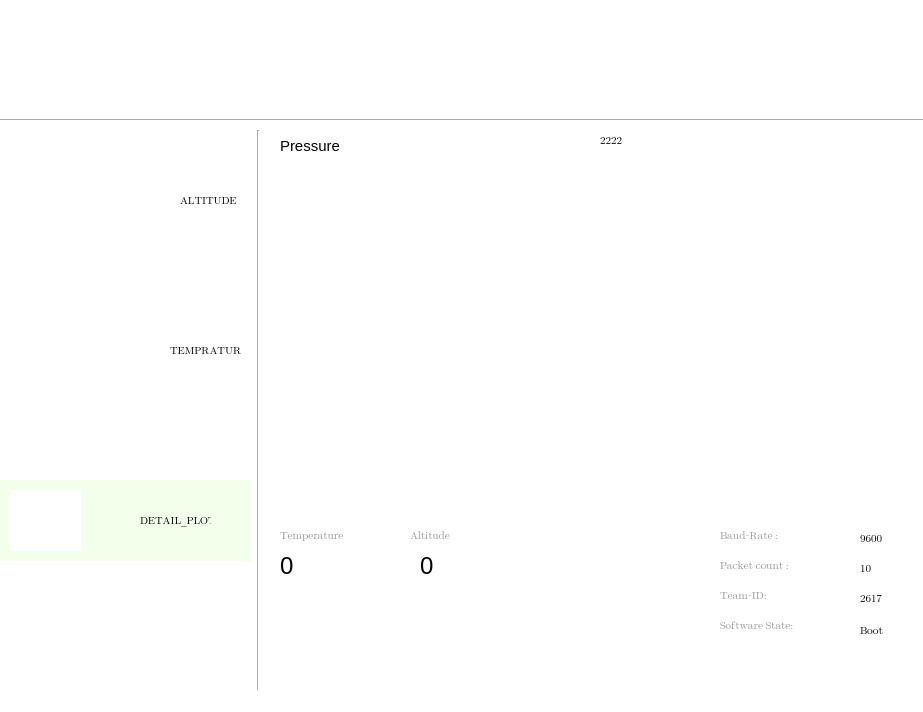
<?xml version="1.0" encoding="UTF-8"?>
<ui version="4.0">
 <class>MainWindow</class>
 <widget class="QMainWindow" name="MainWindow">
  <property name="geometry">
   <rect>
    <x>0</x>
    <y>0</y>
    <width>923</width>
    <height>712</height>
   </rect>
  </property>
  <property name="font">
   <font>
    <family>Segoe UI Emoji</family>
    <pointsize>8</pointsize>
    <weight>50</weight>
    <italic>false</italic>
    <bold>false</bold>
   </font>
  </property>
  <property name="windowTitle">
   <string>SEDS #2617</string>
  </property>
  <property name="windowIcon">
   <iconset>
    <normaloff>../images/FLAG.png</normaloff>../images/FLAG.png</iconset>
  </property>
  <property name="styleSheet">
   <string notr="true">background-color: rgb(255, 255, 255);
font: 8pt &quot;Segoe UI Emoji&quot;;
border-color: qlineargradient(spread:pad, x1:0.972, y1:1, x2:1, y2:0, stop:0 rgba(0, 73, 0, 111), stop:1 rgba(255, 255, 255, 255));</string>
  </property>
  <widget class="QWidget" name="centralwidget">
   <widget class="Line" name="line">
    <property name="geometry">
     <rect>
      <x>0</x>
      <y>110</y>
      <width>1371</width>
      <height>20</height>
     </rect>
    </property>
    <property name="orientation">
     <enum>Qt::Horizontal</enum>
    </property>
   </widget>
   <widget class="QWidget" name="horizontalLayoutWidget">
    <property name="geometry">
     <rect>
      <x>10</x>
      <y>140</y>
      <width>151</width>
      <height>111</height>
     </rect>
    </property>
    <layout class="QHBoxLayout" name="altitude">
     <item>
      <widget class="QWidget" name="widget_3" native="true"/>
     </item>
    </layout>
   </widget>
   <widget class="QWidget" name="horizontalLayoutWidget_2">
    <property name="geometry">
     <rect>
      <x>10</x>
      <y>300</y>
      <width>151</width>
      <height>111</height>
     </rect>
    </property>
    <layout class="QHBoxLayout" name="temp">
     <item>
      <widget class="QWidget" name="widget_2" native="true">
       <widget class="QLabel" name="label_23">
        <property name="geometry">
         <rect>
          <x>100</x>
          <y>-90</y>
          <width>211</width>
          <height>101</height>
         </rect>
        </property>
        <property name="styleSheet">
         <string notr="true"/>
        </property>
        <property name="text">
         <string/>
        </property>
       </widget>
      </widget>
     </item>
    </layout>
   </widget>
   <widget class="QWidget" name="horizontalLayoutWidget_3">
    <property name="geometry">
     <rect>
      <x>270</x>
      <y>160</y>
      <width>631</width>
      <height>351</height>
     </rect>
    </property>
    <layout class="QHBoxLayout" name="real_display">
     <item>
      <widget class="QWidget" name="widget" native="true">
       <property name="sizePolicy">
        <sizepolicy hsizetype="Expanding" vsizetype="Expanding">
         <horstretch>0</horstretch>
         <verstretch>0</verstretch>
        </sizepolicy>
       </property>
       <property name="autoFillBackground">
        <bool>false</bool>
       </property>
      </widget>
     </item>
    </layout>
   </widget>
   <widget class="Line" name="line_2">
    <property name="geometry">
     <rect>
      <x>250</x>
      <y>130</y>
      <width>16</width>
      <height>621</height>
     </rect>
    </property>
    <property name="orientation">
     <enum>Qt::Vertical</enum>
    </property>
   </widget>
   <widget class="QLabel" name="label">
    <property name="geometry">
     <rect>
      <x>170</x>
      <y>0</y>
      <width>301</width>
      <height>111</height>
     </rect>
    </property>
    <property name="text">
     <string/>
    </property>
    <property name="pixmap">
     <pixmap>../images/tt2.png</pixmap>
    </property>
   </widget>
   <widget class="QLabel" name="label_2">
    <property name="geometry">
     <rect>
      <x>470</x>
      <y>10</y>
      <width>131</width>
      <height>101</height>
     </rect>
    </property>
    <property name="text">
     <string/>
    </property>
    <property name="pixmap">
     <pixmap>../images/tt6-1.png</pixmap>
    </property>
   </widget>
   <widget class="QLabel" name="label_5">
    <property name="geometry">
     <rect>
      <x>0</x>
      <y>-10</y>
      <width>181</width>
      <height>121</height>
     </rect>
    </property>
    <property name="text">
     <string/>
    </property>
    <property name="pixmap">
     <pixmap>../images/FLAG.png</pixmap>
    </property>
   </widget>
   <widget class="QLabel" name="label_10">
    <property name="geometry">
     <rect>
      <x>0</x>
      <y>480</y>
      <width>251</width>
      <height>81</height>
     </rect>
    </property>
    <property name="styleSheet">
     <string notr="true">background-color: rgb(243, 255, 235);</string>
    </property>
    <property name="text">
     <string/>
    </property>
   </widget>
   <widget class="QLabel" name="label_21">
    <property name="geometry">
     <rect>
      <x>10</x>
      <y>490</y>
      <width>71</width>
      <height>61</height>
     </rect>
    </property>
    <property name="text">
     <string/>
    </property>
    <property name="pixmap">
     <pixmap>../images/tt.png</pixmap>
    </property>
   </widget>
   <widget class="QLabel" name="label_17">
    <property name="geometry">
     <rect>
      <x>0</x>
      <y>130</y>
      <width>250</width>
      <height>130</height>
     </rect>
    </property>
    <property name="styleSheet">
     <string notr="true"/>
    </property>
    <property name="text">
     <string/>
    </property>
   </widget>
   <widget class="QLabel" name="label_24">
    <property name="geometry">
     <rect>
      <x>0</x>
      <y>290</y>
      <width>250</width>
      <height>130</height>
     </rect>
    </property>
    <property name="styleSheet">
     <string notr="true"/>
    </property>
    <property name="text">
     <string/>
    </property>
   </widget>
   <widget class="QLabel" name="label_15">
    <property name="geometry">
     <rect>
      <x>170</x>
      <y>340</y>
      <width>71</width>
      <height>21</height>
     </rect>
    </property>
    <property name="font">
     <font>
      <family>Segoe UI Emoji</family>
      <pointsize>8</pointsize>
      <weight>50</weight>
      <italic>false</italic>
      <bold>false</bold>
     </font>
    </property>
    <property name="text">
     <string>TEMPRATURE</string>
    </property>
   </widget>
   <widget class="QLabel" name="Packet_count_2">
    <property name="geometry">
     <rect>
      <x>720</x>
      <y>610</y>
      <width>131</width>
      <height>31</height>
     </rect>
    </property>
    <property name="font">
     <font>
      <family>Segoe UI Emoji</family>
      <pointsize>8</pointsize>
      <weight>50</weight>
      <italic>false</italic>
      <bold>false</bold>
     </font>
    </property>
    <property name="text">
     <string>&lt;html&gt;&lt;head/&gt;&lt;body&gt;&lt;p&gt;&lt;span style=&quot; color:#969696;&quot;&gt;Software State:&lt;/span&gt;&lt;/p&gt;&lt;/body&gt;&lt;/html&gt;</string>
    </property>
   </widget>
   <widget class="QLabel" name="software_state">
    <property name="geometry">
     <rect>
      <x>860</x>
      <y>620</y>
      <width>61</width>
      <height>20</height>
     </rect>
    </property>
    <property name="font">
     <font>
      <family>Segoe UI Emoji</family>
      <pointsize>8</pointsize>
      <weight>50</weight>
      <italic>false</italic>
      <bold>false</bold>
     </font>
    </property>
    <property name="text">
     <string>Boot</string>
    </property>
   </widget>
   <widget class="QLabel" name="Packet_count">
    <property name="geometry">
     <rect>
      <x>720</x>
      <y>550</y>
      <width>131</width>
      <height>31</height>
     </rect>
    </property>
    <property name="font">
     <font>
      <family>Segoe UI Emoji</family>
      <pointsize>8</pointsize>
      <weight>50</weight>
      <italic>false</italic>
      <bold>false</bold>
     </font>
    </property>
    <property name="text">
     <string>&lt;html&gt;&lt;head/&gt;&lt;body&gt;&lt;p&gt;&lt;span style=&quot; color:#969696;&quot;&gt;Packet count	:&lt;/span&gt;&lt;/p&gt;&lt;/body&gt;&lt;/html&gt;</string>
    </property>
   </widget>
   <widget class="QLabel" name="buad_displa">
    <property name="geometry">
     <rect>
      <x>720</x>
      <y>520</y>
      <width>101</width>
      <height>31</height>
     </rect>
    </property>
    <property name="font">
     <font>
      <family>Segoe UI Emoji</family>
      <pointsize>8</pointsize>
      <weight>50</weight>
      <italic>false</italic>
      <bold>false</bold>
     </font>
    </property>
    <property name="text">
     <string>&lt;html&gt;&lt;head/&gt;&lt;body&gt;&lt;p&gt;&lt;span style=&quot; color:#969696;&quot;&gt;Baud-Rate	:&lt;/span&gt;&lt;/p&gt;&lt;/body&gt;&lt;/html&gt;</string>
    </property>
   </widget>
   <widget class="QLabel" name="temprature_value">
    <property name="geometry">
     <rect>
      <x>280</x>
      <y>540</y>
      <width>111</width>
      <height>51</height>
     </rect>
    </property>
    <property name="font">
     <font>
      <family>MS Shell Dlg 2</family>
      <pointsize>18</pointsize>
      <weight>50</weight>
      <italic>false</italic>
      <bold>false</bold>
     </font>
    </property>
    <property name="styleSheet">
     <string notr="true">font: 18pt &quot;MS Shell Dlg 2&quot;;</string>
    </property>
    <property name="text">
     <string>0</string>
    </property>
   </widget>
   <widget class="QLabel" name="voltage_value">
    <property name="geometry">
     <rect>
      <x>420</x>
      <y>540</y>
      <width>111</width>
      <height>51</height>
     </rect>
    </property>
    <property name="font">
     <font>
      <family>MS Shell Dlg 2</family>
      <pointsize>18</pointsize>
      <weight>50</weight>
      <italic>false</italic>
      <bold>false</bold>
     </font>
    </property>
    <property name="styleSheet">
     <string notr="true">font: 18pt &quot;MS Shell Dlg 2&quot;;</string>
    </property>
    <property name="text">
     <string>0</string>
    </property>
   </widget>
   <widget class="QLabel" name="packet_value">
    <property name="geometry">
     <rect>
      <x>860</x>
      <y>560</y>
      <width>53</width>
      <height>16</height>
     </rect>
    </property>
    <property name="font">
     <font>
      <family>Segoe UI Emoji</family>
      <pointsize>8</pointsize>
      <weight>50</weight>
      <italic>false</italic>
      <bold>false</bold>
     </font>
    </property>
    <property name="text">
     <string>10</string>
    </property>
   </widget>
   <widget class="QLabel" name="telemetry_read_2">
    <property name="geometry">
     <rect>
      <x>280</x>
      <y>520</y>
      <width>111</width>
      <height>31</height>
     </rect>
    </property>
    <property name="font">
     <font>
      <family>Segoe UI Emoji</family>
      <pointsize>8</pointsize>
      <weight>50</weight>
      <italic>false</italic>
      <bold>false</bold>
     </font>
    </property>
    <property name="text">
     <string>&lt;html&gt;&lt;head/&gt;&lt;body&gt;&lt;p&gt;&lt;span style=&quot; color:#969696;&quot;&gt;Temperature&lt;/span&gt;&lt;/p&gt;&lt;/body&gt;&lt;/html&gt;</string>
    </property>
   </widget>
   <widget class="QLabel" name="buad_displa_2">
    <property name="geometry">
     <rect>
      <x>720</x>
      <y>580</y>
      <width>101</width>
      <height>31</height>
     </rect>
    </property>
    <property name="font">
     <font>
      <family>Segoe UI Emoji</family>
      <pointsize>8</pointsize>
      <weight>50</weight>
      <italic>false</italic>
      <bold>false</bold>
     </font>
    </property>
    <property name="text">
     <string>&lt;html&gt;&lt;head/&gt;&lt;body&gt;&lt;p&gt;&lt;span style=&quot; color:#969696;&quot;&gt;Team-ID:&lt;/span&gt;&lt;/p&gt;&lt;/body&gt;&lt;/html&gt;</string>
    </property>
   </widget>
   <widget class="QLabel" name="buad_value">
    <property name="geometry">
     <rect>
      <x>860</x>
      <y>530</y>
      <width>53</width>
      <height>16</height>
     </rect>
    </property>
    <property name="font">
     <font>
      <family>Segoe UI Emoji</family>
      <pointsize>8</pointsize>
      <weight>50</weight>
      <italic>false</italic>
      <bold>false</bold>
     </font>
    </property>
    <property name="text">
     <string>9600</string>
    </property>
   </widget>
   <widget class="QLabel" name="buad_value_2">
    <property name="geometry">
     <rect>
      <x>860</x>
      <y>590</y>
      <width>53</width>
      <height>16</height>
     </rect>
    </property>
    <property name="font">
     <font>
      <family>Segoe UI Emoji</family>
      <pointsize>8</pointsize>
      <weight>50</weight>
      <italic>false</italic>
      <bold>false</bold>
     </font>
    </property>
    <property name="text">
     <string>2617</string>
    </property>
   </widget>
   <widget class="QLabel" name="telemetry_read_3">
    <property name="geometry">
     <rect>
      <x>410</x>
      <y>520</y>
      <width>111</width>
      <height>31</height>
     </rect>
    </property>
    <property name="font">
     <font>
      <family>Segoe UI Emoji</family>
      <pointsize>8</pointsize>
      <weight>50</weight>
      <italic>false</italic>
      <bold>false</bold>
     </font>
    </property>
    <property name="text">
     <string>&lt;html&gt;&lt;head/&gt;&lt;body&gt;&lt;p&gt;&lt;span style=&quot; color:#969696;&quot;&gt;Altitude&lt;/span&gt;&lt;/p&gt;&lt;/body&gt;&lt;/html&gt;</string>
    </property>
   </widget>
   <widget class="QLabel" name="label_16">
    <property name="geometry">
     <rect>
      <x>180</x>
      <y>190</y>
      <width>71</width>
      <height>21</height>
     </rect>
    </property>
    <property name="font">
     <font>
      <family>Segoe UI Emoji</family>
      <pointsize>8</pointsize>
      <weight>50</weight>
      <italic>false</italic>
      <bold>false</bold>
     </font>
    </property>
    <property name="text">
     <string>ALTITUDE</string>
    </property>
   </widget>
   <widget class="QLabel" name="telemetry_heading">
    <property name="geometry">
     <rect>
      <x>280</x>
      <y>130</y>
      <width>61</width>
      <height>31</height>
     </rect>
    </property>
    <property name="font">
     <font>
      <family>MS Shell Dlg 2</family>
      <pointsize>11</pointsize>
      <weight>50</weight>
      <italic>false</italic>
      <bold>false</bold>
     </font>
    </property>
    <property name="styleSheet">
     <string notr="true">font: 11pt &quot;MS Shell Dlg 2&quot;;</string>
    </property>
    <property name="text">
     <string>Pressure</string>
    </property>
   </widget>
   <widget class="QLabel" name="label_3">
    <property name="geometry">
     <rect>
      <x>600</x>
      <y>130</y>
      <width>151</width>
      <height>20</height>
     </rect>
    </property>
    <property name="font">
     <font>
      <family>Segoe UI Emoji</family>
      <pointsize>8</pointsize>
      <weight>50</weight>
      <italic>false</italic>
      <bold>false</bold>
     </font>
    </property>
    <property name="text">
     <string>2222</string>
    </property>
   </widget>
   <widget class="QLabel" name="label_18">
    <property name="geometry">
     <rect>
      <x>140</x>
      <y>510</y>
      <width>71</width>
      <height>21</height>
     </rect>
    </property>
    <property name="font">
     <font>
      <family>Segoe UI Emoji</family>
      <pointsize>8</pointsize>
      <weight>50</weight>
      <italic>false</italic>
      <bold>false</bold>
     </font>
    </property>
    <property name="styleSheet">
     <string notr="true">background-color: rgb(243, 255, 235);</string>
    </property>
    <property name="text">
     <string>DETAIL_PLOT</string>
    </property>
   </widget>
   <zorder>label_24</zorder>
   <zorder>label_17</zorder>
   <zorder>line</zorder>
   <zorder>horizontalLayoutWidget</zorder>
   <zorder>horizontalLayoutWidget_2</zorder>
   <zorder>horizontalLayoutWidget_3</zorder>
   <zorder>line_2</zorder>
   <zorder>label</zorder>
   <zorder>label_2</zorder>
   <zorder>label_5</zorder>
   <zorder>label_10</zorder>
   <zorder>label_21</zorder>
   <zorder>label_15</zorder>
   <zorder>Packet_count_2</zorder>
   <zorder>software_state</zorder>
   <zorder>Packet_count</zorder>
   <zorder>buad_displa</zorder>
   <zorder>temprature_value</zorder>
   <zorder>voltage_value</zorder>
   <zorder>packet_value</zorder>
   <zorder>telemetry_read_2</zorder>
   <zorder>buad_displa_2</zorder>
   <zorder>buad_value</zorder>
   <zorder>buad_value_2</zorder>
   <zorder>telemetry_read_3</zorder>
   <zorder>label_16</zorder>
   <zorder>telemetry_heading</zorder>
   <zorder>label_3</zorder>
   <zorder>label_18</zorder>
  </widget>
  <widget class="QMenuBar" name="menubar">
   <property name="geometry">
    <rect>
     <x>0</x>
     <y>0</y>
     <width>923</width>
     <height>19</height>
    </rect>
   </property>
  </widget>
  <widget class="QStatusBar" name="statusbar"/>
 </widget>
 <resources/>
 <connections/>
</ui>
